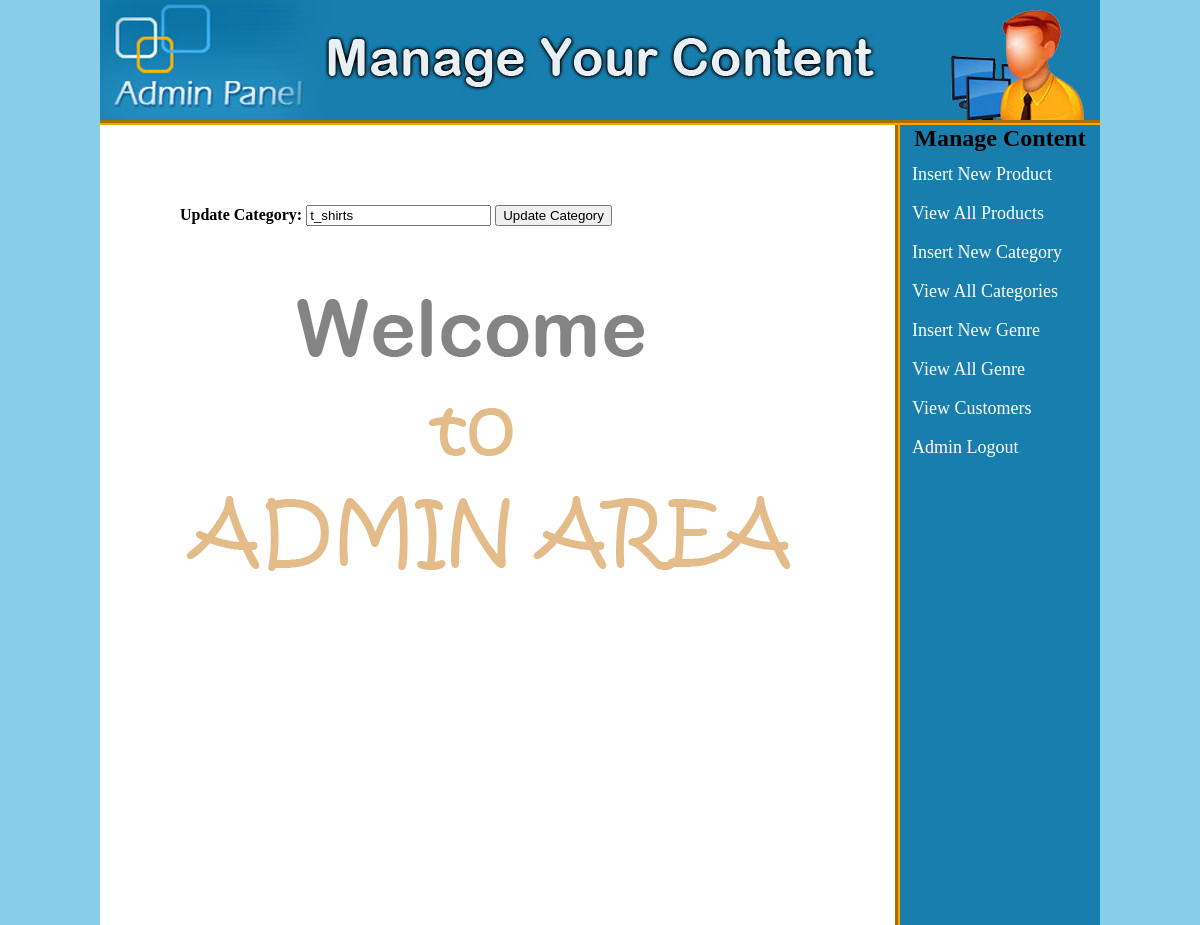
Page /admin_area/index.php?edit_cat=1 (signed in) on the earlier database version.
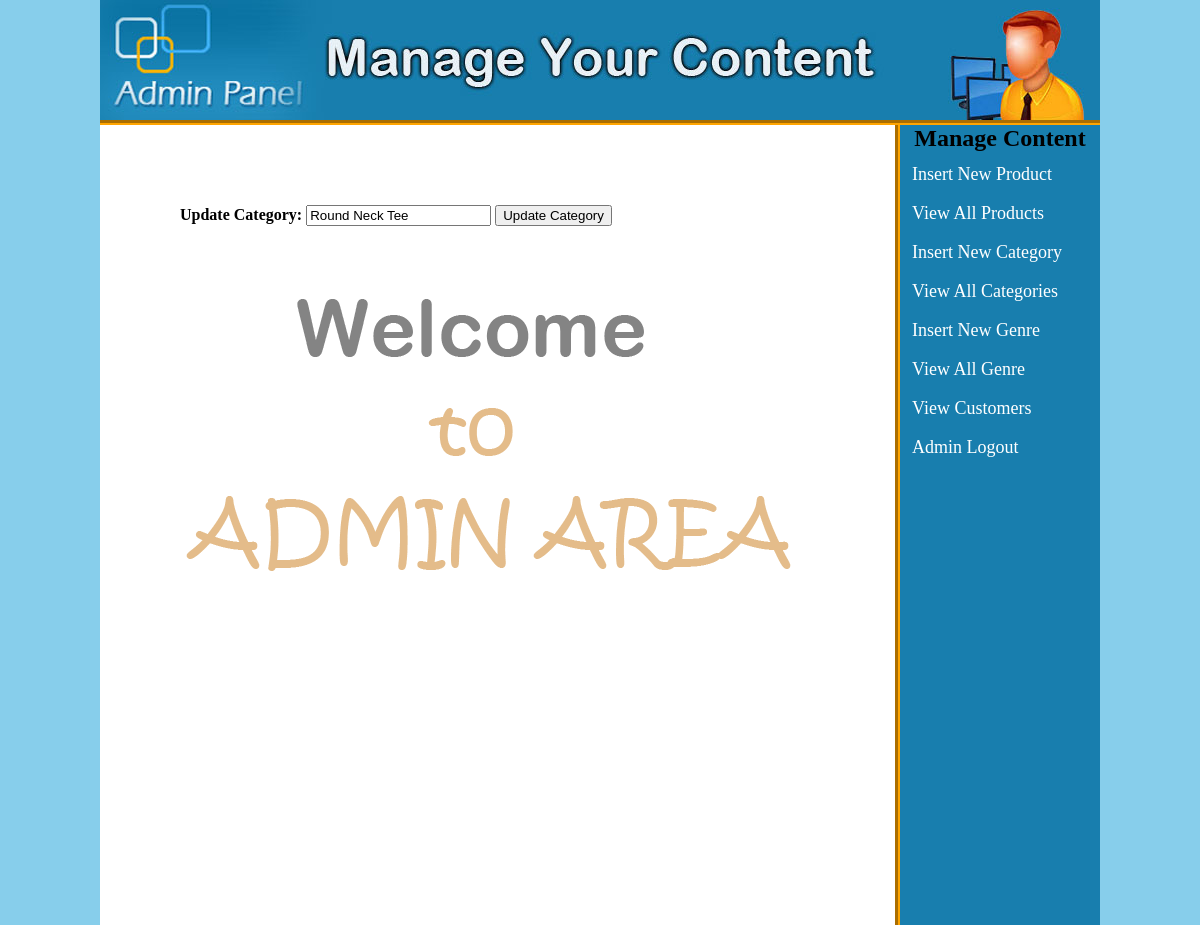
Same page on the later database version.
### tables this page shows
CREATE TABLE `catalogues` (
  `cat_id` int(11) NOT NULL,
  `catalog` varchar(20) NOT NULL
);

### admin_area/edit_cat.php (the view, shortened to what this page needs)
<?php
include("includes/db.php");
if(isset($_GET['edit_cat'])){
	$cat_id = $_GET['edit_cat'];
	$get_cat = "select * from catalogues where cat_id='$cat_id'";
	$run_cat = mysqli_query($con, $get_cat);
	$row_cat = mysqli_fetch_array($run_cat);
	$catalog = $row_cat['catalog'];
}
?>
<form action="" method="post" style="padding:80px;">
<b>Update Category:</b>
<input type="text" name="new_cat" value="<?php echo $catalog;?>"/>
<input type="submit" name="update_cat" value="Update Category" />
</form>

Differences in the rows shown:
changed catalogues: new_cat "t_shirts" → "Round Neck Tee"
